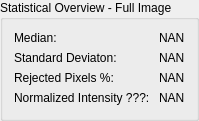
             <widget class="QGroupBox" name="groupBox_19">
              <property name="geometry">
               <rect>
                <x>10</x>
                <y>700</y>
                <width>191</width>
                <height>121</height>
               </rect>
              </property>
              <property name="title">
               <string>Statistical Overview - Full Image</string>
              </property>
              <layout class="QFormLayout" name="formLayout_3">
               <item row="0" column="0">
                <widget class="QLabel" name="label_74">
                 <property name="text">
                  <string>Median:</string>
                 </property>
                </widget>
               </item>
               <item row="0" column="1">
                <widget class="QLabel" name="label_75">
                 <property name="text">
                  <string>NAN</string>
                 </property>
                </widget>
               </item>
               <item row="1" column="0">
                <widget class="QLabel" name="label_70">
                 <property name="text">
                  <string>Standard Deviaton:</string>
                 </property>
                </widget>
               </item>
               <item row="1" column="1">
                <widget class="QLabel" name="label_78">
                 <property name="text">
                  <string>NAN</string>
                 </property>
                </widget>
               </item>
               <item row="2" column="0">
                <widget class="QLabel" name="label_72">
                 <property name="text">
                  <string>Rejected Pixels %:</string>
                 </property>
                </widget>
               </item>
               <item row="2" column="1">
                <widget class="QLabel" name="label_77">
                 <property name="text">
                  <string>NAN</string>
                 </property>
                </widget>
               </item>
               <item row="3" column="0">
                <widget class="QLabel" name="label_53">
                 <property name="text">
                  <string>Normalized Intensity ???: </string>
                 </property>
                </widget>
               </item>
               <item row="3" column="1">
                <widget class="QLabel" name="label_79">
                 <property name="text">
                  <string>NAN</string>
                 </property>
                </widget>
               </item>
              </layout>
             </widget>
